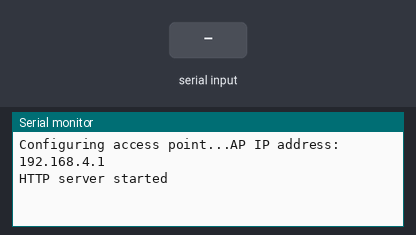
Bench run of a sketch on a simulated ESP8266 (NodeMCU). On the bench: the last lines printed to the serial monitor. The inputs (shaded band) are chosen by the test bench.

Above: at 2.2 s.
2.3 s: ";" received over the second serial link
At 2.8 s:
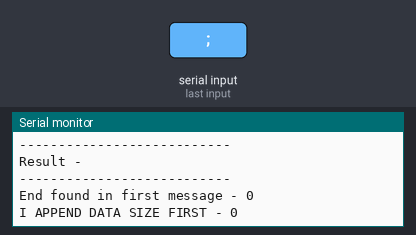
3.8 s: "0" received over the second serial link
At 4.7 s:
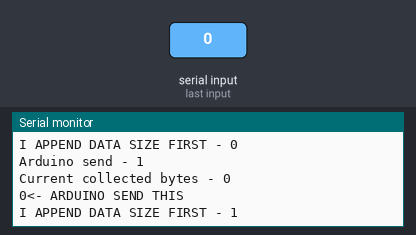
5.3 s: ":" received over the second serial link
At 5.8 s:
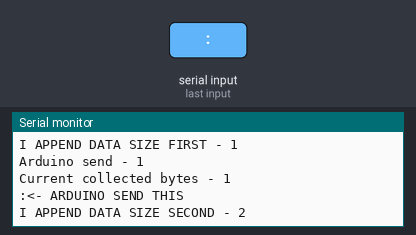

Measured:
- after the input at 2.3 s, the serial monitor: prints a new line at once (image 1)
- after the input at 3.8 s, the serial monitor: prints a new line at once (image 2)
- after the input at 5.3 s, the serial monitor: prints a new line at once (image 3)

The sketch:

WiESP.ino
```cpp
#include "Dispatcher.h"
#include <dummy.h>
#include <Arduino.h>

#include <ESP8266WiFi.h>
#include <WiFiClient.h>
#include <ESP8266WebServer.h>
#include "SoftwareSerial.h"

ESP8266WebServer server(80);

const char *ssid = "ESPap";
const char *password = "thereisnospoon";

DispatcherClass dispatcher;

void setup() {
	delay(1000);
	Serial.begin(115200);

	dispatcher.init();

	Serial.println();
	Serial.print("Configuring access point...");
	WiFi.softAP(ssid, password);

	server.begin();

	pinMode(2, LOW);

	IPAddress myIP = WiFi.softAPIP();
	Serial.print("AP IP address: ");
	Serial.println(myIP);

	Serial.println("HTTP server started");
	/*
	server.on("/", []() {
		server.send(200, "text/plain", "this works as well");

		char a[5] = "1234";
		serialTest.write(a);
	});
	*/

	dispatcher.didNewData(didNewData);
}

void didNewData(Orientation orientation) {
	Serial.println("I had new data");
}

// Main loop, read and display data

void loop() {
	server.handleClient();
	dispatcher.update();
	//Serial.print("New cycle "); Serial.println(millis());
}
```

Dispatcher.cpp
```cpp
#include "Dispatcher.h"
#include "SoftwareSerial.h"

SoftwareSerial ArduinoSerial(5, 4, false, 256);

void DispatcherClass::init() {
	ArduinoSerial.begin(115200);

	dataBufer = new char[254];
}

void DispatcherClass::update() {
	int size = ArduinoSerial.available();
	if (size > 0) {
		SerialPrint("Arduino send", size);
		SerialPrint("Сurrent collected bytes", dataSize);
		read(size);
	}

	/*
	int size = ArduinoSerial.available();
	if (size > 0) {

		char *data = new char[size];
		for (byte i = 0; i < size; i++) {
			int value = ArduinoSerial.read();
			data[i] = value;

			Serial.print("This is byte - ");
			Serial.print(value);
			Serial.println("");
		}
		Serial.print("Size -- "); Serial.print(size); Serial.println("");

		for (byte i = 0; i < 10; i++) {
			Serial.println(data[i]);
		}

		delete data;
	}
	*/

	/*
	char a[5] = "1234";
	ArduinoSerial.write(a);
	*/
}

void DispatcherClass::didNewData(CallBack fn) {
	_callBack = fn;
}

void DispatcherClass::read(int size) {
	char *data = new char[size];
	for (byte i = 0; i < size; i++) {
		int value = ArduinoSerial.read();
		data[i] = value;
		//SerialPrint("Byte ", value);
		Serial.print(data[i]);
	}
	Serial.println("<- ARDUINO SEND THIS");
	validateResponse(data, size);

	delete data;
}

void DispatcherClass::validateResponse(char *data, int size) {
	if (!hasData) {
		int writingIndex = 0;
		for (int i = 0; i < size; i++) {
			hasData = true;
			if (collectData(data, i)) {
				parseResponse();
				dataSize = -1;
				hasData = false;
				SerialPrint("End found in first message", 0);
			}
			dataSize++;
			SerialPrint("I APPEND DATA SIZE FIRST", dataSize);
		}
	} else {
		for (int i = 0; i < size; i++) {
			hasData = true;
			if (collectData(data, i)) {
				parseResponse();
				dataSize = -1;
				hasData = false;
				SerialPrint("End found in last message", 0);
			}
			dataSize++;
			SerialPrint("I APPEND DATA SIZE SECOND", dataSize);
		}
	}
	//SerialPrint("Total data", dataSize);
}

bool DispatcherClass::collectData(char *data, int element) {
	dataBufer[dataSize] = data[element];
	if (data[element] == ';') {
		return true;
	}
	return false;
}

void DispatcherClass::parseResponse() {

	//SerialPrint("Data collected", dataSize);
	Serial.println("Parse Response and data size");
	Serial.println(dataSize);
	Serial.println("---------------------------");

	callBackRawData.clear();
	for (int i = 0; i < dataSize; i++)
		callBackRawData.push_back(dataBufer[i]);
	SerialPrint("Result", callBackRawData);
	Serial.println("---------------------------");

	if (dataBufer[0] == '0') {

		Serial.println("I IN PARSING DATA");
		String *parsed_str_array = new String[6];
		int parse_index = 0;
		for (int i = 2; i < dataSize; i++) {
			char p = dataBufer[i];
			if (p == ':') {
				Serial.println("I FOUND : IN");
				Serial.println(parse_index);
				parse_index++;
			} else {
				Serial.println("I APPENDING DATA - ");
				Serial.println(p);
				parsed_str_array[parse_index] += p;
				Serial.println("SUCCESS APPENDING");
			}
		}
		Serial.println("Orientation");
		Orientation orientation = {
			atoi(parsed_str_array[0].c_str()),
			atoi(parsed_str_array[1].c_str()),
			atoi(parsed_str_array[2].c_str()),
			atoi(parsed_str_array[3].c_str()),
			atoi(parsed_str_array[4].c_str()),
			atoi(parsed_str_array[5].c_str())
		};
		_callBack(orientation);
		Serial.println("After callback");
		delete parsed_str_array;
	} else {
		return;
	}

	callBackRawData.clear();
	for (int i = 0; i < dataSize; i++)
		callBackRawData.push_back(dataBufer[i]);
		//SerialPrint("Parse tick", i);
		//SerialPrint("Parse char", dataBufer[i]);
	//}
	//Serial.println(callBackRawData);
	SerialPrint("Result", callBackRawData);

	//_callBack();
}

void DispatcherClass::write() {

}

void DispatcherClass::SerialPrint(String message, int argument) {
	Serial.print(message);
	Serial.print(" - ");
	Serial.print(argument);
	Serial.println();
}

void DispatcherClass::SerialPrint(String message, char argument) {
	Serial.print(message);
	Serial.print(" - ");
	Serial.print(argument);
	Serial.println();
}

void DispatcherClass::SerialPrint(String message, std::vector<char> argument) {
	Serial.print(message);
	Serial.print(" - ");

	int length = argument.size();
	//SerialPrint("String len", length);
	for (int i = 0; i < length; i++) {
		Serial.print(argument[i]);
	}
	Serial.println();
}
```

Dispatcher.h
```cpp
// Dispatcher.h

#ifndef _DISPATCHER_h
#define _DISPATCHER_h

#if defined(ARDUINO) && ARDUINO >= 100
	#include "arduino.h"
#else
	#include "WProgram.h"
#endif

#include <vector>

struct Orientation
{
	float pitch;
	float yaw;
	float roll;
	float height;
	float pressure;
	float temperature;
};

class DispatcherClass
{
public:

	typedef void(*CallBack) (Orientation);

	void init();
	void update();
	void write();

	void didNewData(CallBack fn);
	CallBack _callBack;

 protected:
	 char *dataBufer;
	 std::vector<char> callBackRawData;
	 int dataSize = 0;
	 bool hasData = false;

	 void read(int size);
	 bool collectData(char *data, int element);
	 void validateResponse(char *data, int size);
	 void parseResponse();

	 void SerialPrint(String message, int argument);
	 void SerialPrint(String message, char argument);
	 void SerialPrint(String message, std::vector<char> argument);
};

#endif
```
